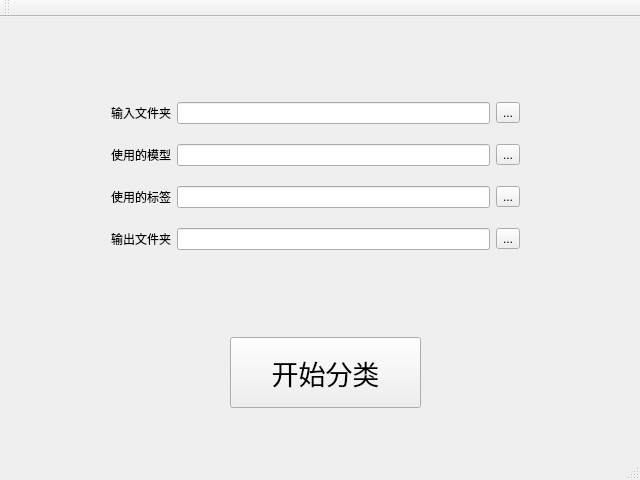
<?xml version="1.0" encoding="UTF-8"?>
<ui version="4.0">
 <class>TouhouCharacterFigureWidgetClass</class>
 <widget class="QMainWindow" name="TouhouCharacterFigureWidgetClass">
  <property name="geometry">
   <rect>
    <x>0</x>
    <y>0</y>
    <width>640</width>
    <height>480</height>
   </rect>
  </property>
  <property name="windowTitle">
   <string>TouhouCharacterFigure</string>
  </property>
  <widget class="QWidget" name="centralWidget">
   <widget class="QWidget" name="verticalLayoutWidget">
    <property name="geometry">
     <rect>
      <x>100</x>
      <y>60</y>
      <width>431</width>
      <height>201</height>
     </rect>
    </property>
    <layout class="QVBoxLayout" name="verticalLayout">
     <item>
      <layout class="QHBoxLayout" name="horizontalLayout_3">
       <item>
        <widget class="QLabel" name="label_5">
         <property name="text">
          <string>输入文件夹</string>
         </property>
        </widget>
       </item>
       <item>
        <widget class="QLineEdit" name="lineEdit_5"/>
       </item>
       <item>
        <widget class="QToolButton" name="toolButton_5">
         <property name="text">
          <string>...</string>
         </property>
        </widget>
       </item>
      </layout>
     </item>
     <item>
      <layout class="QHBoxLayout" name="horizontalLayout">
       <item>
        <widget class="QLabel" name="label">
         <property name="text">
          <string>使用的模型</string>
         </property>
        </widget>
       </item>
       <item>
        <widget class="QLineEdit" name="lineEdit"/>
       </item>
       <item>
        <widget class="QToolButton" name="toolButton">
         <property name="text">
          <string>...</string>
         </property>
        </widget>
       </item>
      </layout>
     </item>
     <item>
      <layout class="QHBoxLayout" name="horizontalLayout_6">
       <item>
        <widget class="QLabel" name="label_6">
         <property name="text">
          <string>使用的标签</string>
         </property>
        </widget>
       </item>
       <item>
        <widget class="QLineEdit" name="lineEdit_6"/>
       </item>
       <item>
        <widget class="QToolButton" name="toolButton_6">
         <property name="text">
          <string>...</string>
         </property>
        </widget>
       </item>
      </layout>
     </item>
     <item>
      <layout class="QHBoxLayout" name="horizontalLayout_7">
       <item>
        <widget class="QLabel" name="label_7">
         <property name="text">
          <string>输出文件夹</string>
         </property>
        </widget>
       </item>
       <item>
        <widget class="QLineEdit" name="lineEdit_7"/>
       </item>
       <item>
        <widget class="QToolButton" name="toolButton_7">
         <property name="text">
          <string>...</string>
         </property>
        </widget>
       </item>
      </layout>
     </item>
    </layout>
   </widget>
   <widget class="QPushButton" name="pushButton">
    <property name="geometry">
     <rect>
      <x>230</x>
      <y>320</y>
      <width>191</width>
      <height>71</height>
     </rect>
    </property>
    <property name="font">
     <font>
      <pointsize>20</pointsize>
     </font>
    </property>
    <property name="text">
     <string>开始分类</string>
    </property>
   </widget>
  </widget>
  <widget class="QMenuBar" name="menuBar">
   <property name="geometry">
    <rect>
     <x>0</x>
     <y>0</y>
     <width>640</width>
     <height>26</height>
    </rect>
   </property>
  </widget>
  <widget class="QToolBar" name="mainToolBar">
   <attribute name="toolBarArea">
    <enum>TopToolBarArea</enum>
   </attribute>
   <attribute name="toolBarBreak">
    <bool>false</bool>
   </attribute>
  </widget>
  <widget class="QStatusBar" name="statusBar"/>
 </widget>
 <layoutdefault spacing="6" margin="11"/>
 <resources>
  <include location="../../TouhouCharacterFigure000/TouhouCharacterFigure.qrc"/>
 </resources>
 <connections/>
</ui>
